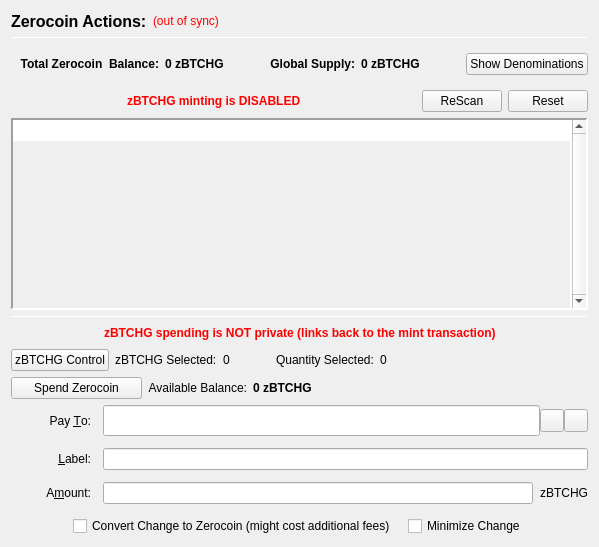
                  <widget class="QFrame" name="verticalFrameLeft">
                   <layout class="QVBoxLayout" name="verticalLayout_2">
                    <item>
                     <layout class="QVBoxLayout" name="verticalLayout_3">
                      <item>
                       <layout class="QHBoxLayout" name="horizontalLayout_3">
                        <item>
                         <widget class="QLabel" name="labelzBTCHGActions">
                          <property name="font">
                           <font>
                            <pointsize>12</pointsize>
                            <weight>75</weight>
                            <bold>true</bold>
                           </font>
                          </property>
                          <property name="text">
                           <string>Zerocoin Actions:</string>
                          </property>
                          <property name="alignment">
                           <set>Qt::AlignLeading|Qt::AlignLeft|Qt::AlignVCenter</set>
                          </property>
                         </widget>
                        </item>
                        <item>
                         <widget class="QLabel" name="labelzBTCHGSyncStatus">
                          <property name="toolTip">
                           <string>The displayed information may be out of date. Your wallet automatically synchronizes with the BITCOINHEDGE network after a connection is established, but this process has not completed yet.</string>
                          </property>
                          <property name="styleSheet">
                           <string notr="true">QLabel { color: red; }</string>
                          </property>
                          <property name="text">
                           <string notr="true">(out of sync)</string>
                          </property>
                          <property name="alignment">
                           <set>Qt::AlignLeading|Qt::AlignLeft|Qt::AlignVCenter</set>
                          </property>
                         </widget>
                        </item>
                        <item>
                         <spacer name="horizontalSpacer">
                          <property name="orientation">
                           <enum>Qt::Horizontal</enum>
                          </property>
                          <property name="sizeHint" stdset="0">
                           <size>
                            <width>40</width>
                            <height>20</height>
                           </size>
                          </property>
                         </spacer>
                        </item>
                       </layout>
                      </item>
                      <item>
                       <widget class="Line" name="lineUpperLeft">
                        <property name="minimumSize">
                         <size>
                          <width>0</width>
                          <height>1</height>
                         </size>
                        </property>
                        <property name="maximumSize">
                         <size>
                          <width>16777215</width>
                          <height>1</height>
                         </size>
                        </property>
                        <property name="frameShadow">
                         <enum>QFrame::Sunken</enum>
                        </property>
                        <property name="orientation">
                         <enum>Qt::Horizontal</enum>
                        </property>
                       </widget>
                      </item>
                      <item>
                       <widget class="QFrame" name="balanceSupplyFrame">
                        <layout class="QHBoxLayout" name="horizontalLayout_2" stretch="0,0,0,1,0">
                         <property name="rightMargin">
                          <number>0</number>
                         </property>
                         <item>
                          <layout class="QHBoxLayout" name="horizontalLayout_34">
                           <item>
                            <widget class="QLabel" name="labelzAvailableText_3">
                             <property name="font">
                              <font>
                               <weight>75</weight>
                               <bold>true</bold>
                              </font>
                             </property>
                             <property name="toolTip">
                              <string>Total Balance including unconfirmed and immature zBTCHG</string>
                             </property>
                             <property name="text">
                              <string>Total Zerocoin  Balance:</string>
                             </property>
                             <property name="alignment">
                              <set>Qt::AlignRight|Qt::AlignTrailing|Qt::AlignVCenter</set>
                             </property>
                            </widget>
                           </item>
                           <item>
                            <widget class="QLabel" name="labelzAvailableAmount_4">
                             <property name="minimumSize">
                              <size>
                               <width>40</width>
                               <height>0</height>
                              </size>
                             </property>
                             <property name="font">
                              <font>
                               <weight>75</weight>
                               <bold>true</bold>
                              </font>
                             </property>
                             <property name="toolTip">
                              <string>Total Balance including unconfirmed and immature zBTCHG</string>
                             </property>
                             <property name="text">
                              <string>0 zBTCHG</string>
                             </property>
                             <property name="alignment">
                              <set>Qt::AlignLeading|Qt::AlignLeft|Qt::AlignVCenter</set>
                             </property>
                            </widget>
                           </item>
                          </layout>
                         </item>
                         <item>
                          <spacer name="horizontalSpacer_32">
                           <property name="orientation">
                            <enum>Qt::Horizontal</enum>
                           </property>
                           <property name="sizeHint" stdset="0">
                            <size>
                             <width>40</width>
                             <height>20</height>
                            </size>
                           </property>
                          </spacer>
                         </item>
                         <item>
                          <layout class="QHBoxLayout" name="horizontalLayout_35">
                           <item>
                            <widget class="QLabel" name="labelZsupplyText_2">
                             <property name="font">
                              <font>
                               <weight>75</weight>
                               <bold>true</bold>
                              </font>
                             </property>
                             <property name="text">
                              <string>Global Supply:</string>
                             </property>
                             <property name="alignment">
                              <set>Qt::AlignRight|Qt::AlignTrailing|Qt::AlignVCenter</set>
                             </property>
                            </widget>
                           </item>
                           <item>
                            <widget class="QLabel" name="labelZsupplyAmount_2">
                             <property name="font">
                              <font>
                               <weight>75</weight>
                               <bold>true</bold>
                              </font>
                             </property>
                             <property name="text">
                              <string>0 zBTCHG</string>
                             </property>
                            </widget>
                           </item>
                          </layout>
                         </item>
                         <item>
                          <spacer name="horizontalSpacer_31">
                           <property name="orientation">
                            <enum>Qt::Horizontal</enum>
                           </property>
                           <property name="sizeHint" stdset="0">
                            <size>
                             <width>40</width>
                             <height>20</height>
                            </size>
                           </property>
                          </spacer>
                         </item>
                         <item>
                          <widget class="QPushButton" name="pushButtonShowDenoms">
                           <property name="toolTip">
                            <string>Show zBTCHG denominations list</string>
                           </property>
                           <property name="text">
                            <string>Show Denominations</string>
                           </property>
                          </widget>
                         </item>
                        </layout>
                       </widget>
                      </item>
                      <item>
                       <layout class="QHBoxLayout" name="horizontalLayout_4">
                        <item>
                         <spacer name="horizontalSpacer_2">
                          <property name="orientation">
                           <enum>Qt::Horizontal</enum>
                          </property>
                          <property name="sizeHint" stdset="0">
                           <size>
                            <width>40</width>
                            <height>20</height>
                           </size>
                          </property>
                         </spacer>
                        </item>
                        <item>
                         <widget class="QLabel" name="label">
                          <property name="styleSheet">
                           <string notr="true">color: red;
font-weight: bold;</string>
                          </property>
                          <property name="text">
                           <string>zBTCHG minting is DISABLED</string>
                          </property>
                         </widget>
                        </item>
                        <item>
                         <spacer name="horizontalSpacer_3">
                          <property name="orientation">
                           <enum>Qt::Horizontal</enum>
                          </property>
                          <property name="sizeHint" stdset="0">
                           <size>
                            <width>40</width>
                            <height>20</height>
                           </size>
                          </property>
                         </spacer>
                        </item>
                        <item>
                         <widget class="QPushButton" name="pushButtonMintReset">
                          <property name="maximumSize">
                           <size>
                            <width>80</width>
                            <height>16777215</height>
                           </size>
                          </property>
                          <property name="toolTip">
                           <string>Rescan the complete blockchain for  Zerocoin mints and their meta-data.</string>
                          </property>
                          <property name="text">
                           <string>ReScan</string>
                          </property>
                         </widget>
                        </item>
                        <item>
                         <widget class="QPushButton" name="pushButtonSpentReset">
                          <property name="maximumSize">
                           <size>
                            <width>80</width>
                            <height>16777215</height>
                           </size>
                          </property>
                          <property name="toolTip">
                           <string>Reset Zerocoin Wallet DB. Deletes transactions that did not make it into the blockchain.</string>
                          </property>
                          <property name="text">
                           <string>Reset</string>
                          </property>
                         </widget>
                        </item>
                       </layout>
                      </item>
                      <item>
                       <widget class="QPlainTextEdit" name="TEMintStatus">
                        <property name="font">
                         <font>
                          <pointsize>8</pointsize>
                         </font>
                        </property>
                        <property name="toolTip">
                         <string>Status and/or Mesages from the last Mint Action.</string>
                        </property>
                        <property name="frameShape">
                         <enum>QFrame::Panel</enum>
                        </property>
                        <property name="frameShadow">
                         <enum>QFrame::Sunken</enum>
                        </property>
                        <property name="lineWidth">
                         <number>2</number>
                        </property>
                        <property name="midLineWidth">
                         <number>2</number>
                        </property>
                        <property name="verticalScrollBarPolicy">
                         <enum>Qt::ScrollBarAlwaysOn</enum>
                        </property>
                        <property name="horizontalScrollBarPolicy">
                         <enum>Qt::ScrollBarAlwaysOff</enum>
                        </property>
                        <property name="readOnly">
                         <bool>true</bool>
                        </property>
                        <property name="plainText">
                         <string notr="true"/>
                        </property>
                        <property name="backgroundVisible">
                         <bool>true</bool>
                        </property>
                       </widget>
                      </item>
                      <item>
                       <widget class="Line" name="line">
                        <property name="minimumSize">
                         <size>
                          <width>0</width>
                          <height>1</height>
                         </size>
                        </property>
                        <property name="maximumSize">
                         <size>
                          <width>16777215</width>
                          <height>1</height>
                         </size>
                        </property>
                        <property name="orientation">
                         <enum>Qt::Horizontal</enum>
                        </property>
                       </widget>
                      </item>
                      <item>
                       <layout class="QHBoxLayout" name="horizontalLayout_7">
                        <item>
                         <spacer name="horizontalSpacer_18">
                          <property name="orientation">
                           <enum>Qt::Horizontal</enum>
                          </property>
                          <property name="sizeHint" stdset="0">
                           <size>
                            <width>40</width>
                            <height>20</height>
                           </size>
                          </property>
                         </spacer>
                        </item>
                        <item>
                         <widget class="QLabel" name="label_2">
                          <property name="styleSheet">
                           <string notr="true">color: red;
font-weight: bold;</string>
                          </property>
                          <property name="text">
                           <string>zBTCHG spending is NOT private (links back to the mint transaction)</string>
                          </property>
                         </widget>
                        </item>
                        <item>
                         <spacer name="horizontalSpacer_30">
                          <property name="orientation">
                           <enum>Qt::Horizontal</enum>
                          </property>
                          <property name="sizeHint" stdset="0">
                           <size>
                            <width>40</width>
                            <height>20</height>
                           </size>
                          </property>
                         </spacer>
                        </item>
                       </layout>
                      </item>
                      <item>
                       <layout class="QHBoxLayout" name="horizontalLayout_24">
                        <property name="leftMargin">
                         <number>0</number>
                        </property>
                        <property name="bottomMargin">
                         <number>0</number>
                        </property>
                        <item>
                         <widget class="QPushButton" name="pushButtonZPivControl">
                          <property name="text">
                           <string>zBTCHG Control</string>
                          </property>
                         </widget>
                        </item>
                        <item>
                         <widget class="QLabel" name="labelzPivSelected">
                          <property name="text">
                           <string>zBTCHG Selected:</string>
                          </property>
                         </widget>
                        </item>
                        <item>
                         <widget class="QLabel" name="labelzPivSelected_int">
                          <property name="text">
                           <string>0</string>
                          </property>
                         </widget>
                        </item>
                        <item>
                         <spacer name="horizontalSpacer_17">
                          <property name="orientation">
                           <enum>Qt::Horizontal</enum>
                          </property>
                          <property name="sizeType">
                           <enum>QSizePolicy::Fixed</enum>
                          </property>
                          <property name="sizeHint" stdset="0">
                           <size>
                            <width>40</width>
                            <height>20</height>
                           </size>
                          </property>
                         </spacer>
                        </item>
                        <item>
                         <widget class="QLabel" name="labelQuantitySelected">
                          <property name="text">
                           <string>Quantity Selected:</string>
                          </property>
                         </widget>
                        </item>
                        <item>
                         <widget class="QLabel" name="labelQuantitySelected_int">
                          <property name="text">
                           <string>0</string>
                          </property>
                         </widget>
                        </item>
                        <item>
                         <spacer name="horizontalSpacer_19">
                          <property name="orientation">
                           <enum>Qt::Horizontal</enum>
                          </property>
                          <property name="sizeHint" stdset="0">
                           <size>
                            <width>40</width>
                            <height>20</height>
                           </size>
                          </property>
                         </spacer>
                        </item>
                       </layout>
                      </item>
                      <item>
                       <layout class="QHBoxLayout" name="horizontalLayout_6">
                        <item>
                         <widget class="QPushButton" name="pushButtonSpendzBTCHG">
                          <property name="minimumSize">
                           <size>
                            <width>131</width>
                            <height>0</height>
                           </size>
                          </property>
                          <property name="toolTip">
                           <string>Spend Zerocoin. Without 'Pay To:' address creates payments to yourself.</string>
                          </property>
                          <property name="text">
                           <string>Spend Zerocoin</string>
                          </property>
                         </widget>
                        </item>
                        <item>
                         <widget class="QLabel" name="labelzBTCHGBalanceText">
                          <property name="toolTip">
                           <string>Available (mature and spendable) zBTCHG for spending</string>
                          </property>
                          <property name="text">
                           <string>Available Balance:</string>
                          </property>
                          <property name="alignment">
                           <set>Qt::AlignRight|Qt::AlignTrailing|Qt::AlignVCenter</set>
                          </property>
                         </widget>
                        </item>
                        <item>
                         <widget class="QLabel" name="labelzAvailableAmount_2">
                          <property name="font">
                           <font>
                            <weight>75</weight>
                            <bold>true</bold>
                           </font>
                          </property>
                          <property name="toolTip">
                           <string>Available (mature and spendable) zBTCHG for spending

zBTCHG are mature when they have more than 20 confirmations AND more than 2 mints of the same denomination after them were minted</string>
                          </property>
                          <property name="text">
                           <string>0 zBTCHG</string>
                          </property>
                          <property name="alignment">
                           <set>Qt::AlignLeading|Qt::AlignLeft|Qt::AlignVCenter</set>
                          </property>
                         </widget>
                        </item>
                        <item>
                         <spacer name="horizontalSpacer_4">
                          <property name="orientation">
                           <enum>Qt::Horizontal</enum>
                          </property>
                          <property name="sizeHint" stdset="0">
                           <size>
                            <width>40</width>
                            <height>20</height>
                           </size>
                          </property>
                         </spacer>
                        </item>
                       </layout>
                      </item>
                      <item>
                       <layout class="QGridLayout" name="gridLayout_7">
                        <property name="spacing">
                         <number>12</number>
                        </property>
                        <item row="0" column="0">
                         <widget class="QLabel" name="payToLabel">
                          <property name="minimumSize">
                           <size>
                            <width>80</width>
                            <height>0</height>
                           </size>
                          </property>
                          <property name="text">
                           <string>Pay &amp;To:</string>
                          </property>
                          <property name="alignment">
                           <set>Qt::AlignRight|Qt::AlignTrailing|Qt::AlignVCenter</set>
                          </property>
                          <property name="buddy">
                           <cstring>payTo</cstring>
                          </property>
                         </widget>
                        </item>
                        <item row="0" column="1">
                         <layout class="QHBoxLayout" name="payToLayout">
                          <property name="spacing">
                           <number>0</number>
                          </property>
                          <item>
                           <widget class="QValidatedLineEdit" name="payTo">
                            <property name="enabled">
                             <bool>true</bool>
                            </property>
                            <property name="minimumSize">
                             <size>
                              <width>0</width>
                              <height>31</height>
                             </size>
                            </property>
                            <property name="toolTip">
                             <string>The BITCOINHEDGE address to send the payment to. Creates local payment to yourself when empty.</string>
                            </property>
                           </widget>
                          </item>
                          <item>
                           <widget class="QToolButton" name="addressBookButton">
                            <property name="toolTip">
                             <string>Choose previously used address</string>
                            </property>
                            <property name="text">
                             <string/>
                            </property>
                            <property name="icon">
                             <iconset resource="../bitcoinhedge.qrc">
                              <normaloff>:/icons/address-book</normaloff>:/icons/address-book</iconset>
                            </property>
                            <property name="shortcut">
                             <string>Alt+A</string>
                            </property>
                           </widget>
                          </item>
                          <item>
                           <widget class="QToolButton" name="pasteButton">
                            <property name="toolTip">
                             <string>Paste address from clipboard</string>
                            </property>
                            <property name="text">
                             <string/>
                            </property>
                            <property name="icon">
                             <iconset resource="../bitcoinhedge.qrc">
                              <normaloff>:/icons/editpaste</normaloff>:/icons/editpaste</iconset>
                            </property>
                            <property name="shortcut">
                             <string>Alt+P</string>
                            </property>
                           </widget>
                          </item>
                         </layout>
                        </item>
                        <item row="1" column="0">
                         <widget class="QLabel" name="labelLabel">
                          <property name="minimumSize">
                           <size>
                            <width>80</width>
                            <height>0</height>
                           </size>
                          </property>
                          <property name="text">
                           <string>&amp;Label:</string>
                          </property>
                          <property name="alignment">
                           <set>Qt::AlignRight|Qt::AlignTrailing|Qt::AlignVCenter</set>
                          </property>
                          <property name="buddy">
                           <cstring>addAsLabel</cstring>
                          </property>
                         </widget>
                        </item>
                        <item row="1" column="1">
                         <widget class="QLineEdit" name="addAsLabel">
                          <property name="toolTip">
                           <string>Enter a label for this address to add it to the list of used addresses</string>
                          </property>
                         </widget>
                        </item>
                        <item row="2" column="0">
                         <widget class="QLabel" name="amountLabel">
                          <property name="minimumSize">
                           <size>
                            <width>80</width>
                            <height>0</height>
                           </size>
                          </property>
                          <property name="text">
                           <string>A&amp;mount:</string>
                          </property>
                          <property name="alignment">
                           <set>Qt::AlignRight|Qt::AlignTrailing|Qt::AlignVCenter</set>
                          </property>
                          <property name="buddy">
                           <cstring>zBTCHGpayAmount</cstring>
                          </property>
                         </widget>
                        </item>
                        <item row="2" column="1">
                         <layout class="QHBoxLayout" name="horizontalLayout_9">
                          <property name="spacing">
                           <number>0</number>
                          </property>
                          <item>
                           <widget class="QLineEdit" name="zBTCHGpayAmount"/>
                          </item>
                          <item>
                           <widget class="QLabel" name="labelzBTCHG">
                            <property name="minimumSize">
                             <size>
                              <width>55</width>
                              <height>0</height>
                             </size>
                            </property>
                            <property name="text">
                             <string>zBTCHG</string>
                            </property>
                            <property name="alignment">
                             <set>Qt::AlignRight|Qt::AlignTrailing|Qt::AlignVCenter</set>
                            </property>
                           </widget>
                          </item>
                         </layout>
                        </item>
                        <item row="3" column="0" colspan="2">
                         <layout class="QHBoxLayout" name="horizontalLayout_10">
                          <item>
                           <spacer name="horizontalSpacer_5">
                            <property name="orientation">
                             <enum>Qt::Horizontal</enum>
                            </property>
                            <property name="sizeHint" stdset="0">
                             <size>
                              <width>40</width>
                              <height>20</height>
                             </size>
                            </property>
                           </spacer>
                          </item>
                          <item>
                           <widget class="QCheckBox" name="checkBoxMintChange">
                            <property name="sizePolicy">
                             <sizepolicy hsizetype="MinimumExpanding" vsizetype="Fixed">
                              <horstretch>0</horstretch>
                              <verstretch>0</verstretch>
                             </sizepolicy>
                            </property>
                            <property name="layoutDirection">
                             <enum>Qt::LeftToRight</enum>
                            </property>
                            <property name="text">
                             <string>Convert Change to Zerocoin (might cost additional fees)</string>
                            </property>
                           </widget>
                          </item>
                          <item>
                           <widget class="QCheckBox" name="checkBoxMinimizeChange">
                            <property name="toolTip">
                             <string>If checked, the wallet tries to minimize the returning change instead of minimizing the number of spent denominations.</string>
                            </property>
                            <property name="text">
                             <string>Minimize Change</string>
                            </property>
                           </widget>
                          </item>
                          <item>
                           <spacer name="horizontalSpacer_6">
                            <property name="orientation">
                             <enum>Qt::Horizontal</enum>
                            </property>
                            <property name="sizeHint" stdset="0">
                             <size>
                              <width>40</width>
                              <height>20</height>
                             </size>
                            </property>
                           </spacer>
                          </item>
                         </layout>
                        </item>
                       </layout>
                      </item>
                     </layout>
                    </item>
                   </layout>
                  </widget>
